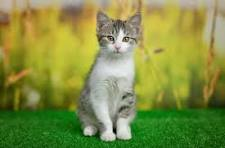
#> input picture img/cat.jpg, 225 x 148 px
$ python img_savingImage.py
#> lines starting #> are read from the running program, lines starting #| are printed output that depends on the picture
import cv2
import numpy as np

## Read an image
img = cv2.imread("img/cat.jpg")
#> img is the input picture: shape (148, 225, 3); mean B, G, R 66.4, 142.5, 130

img_crop = img[10:120, 50:200]
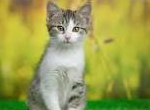
#> img_crop: shape (110, 150, 3); mean B, G, R 80.6, 159.2, 155.4

cv2.imwrite('img/cat_samll.jpg', img_crop)
